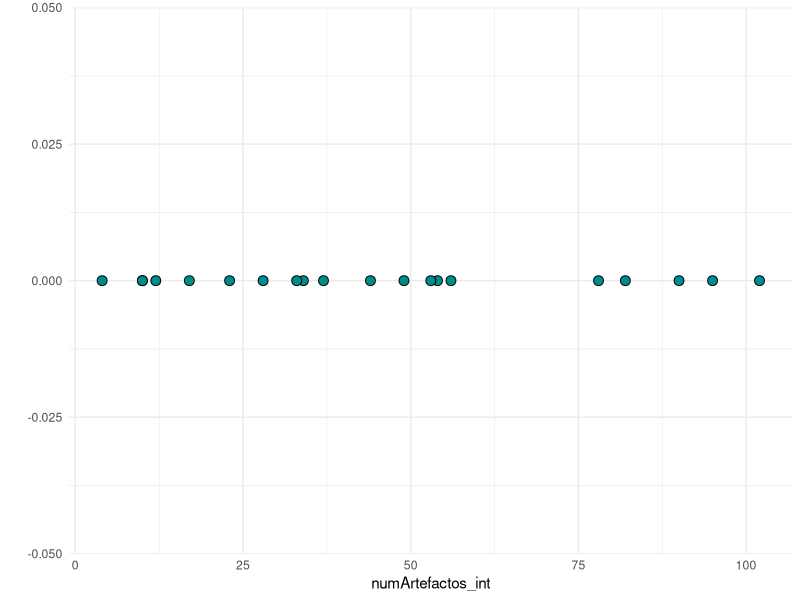

The R script that drew this image:
#Ej.1
numArtefactos<- c(17, 54, 10, 34, 90, 33, 49, 82, 12, 23, 56, 78, 44, 102, 10, 53, 4, 28, 37, 95)
  #¿Cómo almacena los valores numéricos: integer o double?double
  #Transforma el tipo de dato a número entero llamando al objeto ‘numArtefactos_int’. 
numArtefactos_int <- as.integer(numArtefactos)
#Ej.2. Calcula la media del objeto ‘numArtefactos_int’. 
numArtefactos_int=as.integer(numArtefactos)
 mean(numArtefactos_int)
#Ej. 3.Calcula la mediana del objeto ‘numArtefactos_int’. Define brevemente la mediana: concepto y cálculo.
median(numArtefactos_int)
#Ej.4 Calcula la moda del objeto ‘numArtefactos_int’. 
unique(numArtefactos_int)
tabulate(numArtefactos_int,nbins = 102)
match(10,numArtefactos_int)
Mode<-function(x)
  {u<-unique(x)
  tab<-tabulate(match(x, u))
  u[tab==max(tab)]
}
#opcon 2
moda2<-function(x){return(x)
tab<-tabulate(match(x, u))
u[tab==max(tab)]
}
#Ej.5 Calcula el número de veces que se repite el valor correspondiente con la moda.
frecuencias<-table(numArtefactos_int)
frecuencias.ordenadas<-frecuencias[order(frecuencias,decreasing=TRUE)]
frecuencias.ordenadas
#Ej.6 Calcula los cuartiles del objeto ‘numArtefactos_int’.
    # Un cuartil es una medida de distribucion
quantile(numArtefactos_int)

#Ej.7Calcula el rango intercuartílico del objeto ‘numArtefactos_int’. Interpreta elresultado
iqr_numArtefactos_int <- IQR(numArtefactos_int)

#Ej.8 Calcula el rango del objeto ‘numArtefactos_int’. Almacena el rango en un vector denominado ‘rango_artefactos’.
rango_artefactos <- range(numArtefactos_int)
rango_artefactos<-diff(range(numArtefactos_int))
rango_artefactos

#Ej.9. Calcula la varianza del objeto ‘numArtefactos_int’. Emplea 2 funciones para su cálculo.
var(numArtefactos_int) #Resultado=[1] 927.1026

#Ej.10Calcula la desviación estándar del objeto ‘numArtefactos_int’. Emplea 2 funciones para su cálculo.
desviacion_estandar <- sd(numArtefactos_int)
desviacion_estandar #[1] 30.44836
#otra opcion
desv_estandar <- sd(numArtefactos_int) #[1] 30.44836

#Ej.11.¿En qué se diferencia la desviación estándar de la varianza?
#ambos conceptos muestran si los valores se encuentran más o menos cercanos a las medidas de posición. Los he he encontrado de la desviación estándar, es que es la raíz cuadrada positiva de la varianza; y la la varianza es el promedio de las distancias al cuadrado que van desde las observaciones a la media.

#Ej.12.Visualiza gráficamente de manera horizontal la dispersión del objeto‘numArtefactos_int’.
library(ggplot2)
ggplot(data.frame(numArtefactos_int), aes(x=numArtefactos_int, y=0)) + 
  geom_point(size=3, shape=21, fill="darkcyan", color="black") +
  ylab("")+theme_minimal()  #+ theme_minimal(). sirve para ponerla como mas "minimalista" por asi decirlo. Si no, se ve con los cuadados grises grandes. 
   #Este gráfico muestra cada valor de 'numArtefactos_int' como un punto cyan en la línea horizontal. Podemos ver con el la distribución de los datos y la dispersión alrededor de la línea horizontal.
    #geom_point() es una función en el paquete ggplot2 de R que permite agregar puntos a un gráfico. Los argumentos size, shape, fill y color son parámetros estéticos que controlan el tamaño, la forma, el color de relleno y el color del borde de los puntos, respectivamente. 
    #size: controla el tamaño de los puntos. En este caso, se establece en 3 unidades.
    #shape: controla la forma de los puntos. El valor 21 se refiere a un círculo con borde sólido y relleno.
    #fill: controla el color de relleno de los puntos. En este caso, se establece en "darkcyan", que es un tono oscuro de cian.
    #En resumen, estas opciones permiten personalizar la apariencia visual de los puntos en el gráfico de dispersión.

#Ej.13.Crea un vector llamado ‘vector3’ a partir de la siguiente secuencia de valores ’21, 45, 33, 98, 34, 90, 67, 87, 45, 11, 73, 38, 28, 15, 50, 57, 12, 87, 29, 1’
  #Esta función no hace falta ni que la explique, ya que la llevamos haciento tela de tiempo jaja. pero por si acaso: el vector3  contiene la secuencia de valores que le hemos dicho. Se puede usar este vector para realizar cálculos o para gráficar los datos.
vector3 <- c(21, 45, 33, 98, 34, 90, 67, 87, 45, 11, 73, 38, 28, 15, 50, 57, 12, 87, 29, 1)

#Ej.14.Calcula el coeficiente de variación de los objetos: 1)‘numArtefactos_int’ y 2) ‘vector3’. Emplea 2 funciones para su cálculo. Compara e interpreta los resultados.
       

 #El coeficiente de variación es una medida de dispersión relativa que se utiliza para comparar la variabilidad de dos conjuntos de datos con diferentes unidades de medida. Se calcula como la desviación estándar dividida por la media y se expresa como un porcentaje. Aquí Galo, te muestro cómo calcular el coeficiente de variación de los objetos 'numArtefactos_int' y 'vector3'(jajaja):
                # Para numArtefactos_int
                cv_numArtefactos <- 100 * sd(numArtefactos_int) / mean(numArtefactos_int)
                cv_numArtefactos
                # Resultado: 66.84602
                
                # Para vector3
                cv_vector3 <- 100 * sd(vector3) / mean(vector3)
                cv_vector3
                # Resultado: 63.59067
          #Esto significa que el conjunto de datos 'numArtefactos_int' tiene una variabilidad relativa más alta que 'vector3'.

                
#Ej.15.Genera una tabla-resumen de los estadísticos descriptivos expuestos: media,mediana, desviación estándar etc.
                
    #Para generar una tabla-resumen de los estadísticos descriptivos de los objetos 'numArtefactos_int' y 'vector3', podemos utilizar la función summary(). Esta función proporciona un resumen estadístico para un conjunto de datos, incluyendo la media, la mediana, el rango, la desviación estándar y los cuartiles.
                # Para numArtefactos_int
                summary(numArtefactos_int)
                # Resultado:
                #    Min. 1st Qu.  Median    Mean 3rd Qu.    Max. 
                #   4.00   21.50   40.50   45.55   61.50  102.00 
                
                # Para vector3
                summary(vector3)
                # Resultado:
                #    Min. 1st Qu.  Median    Mean 3rd Qu.    Max. 
                #   1.00  26.25  41.50  46.05  68.50  98.000
               
#16.Calcula el coeficiente de asimetría del objeto ‘vector3’. Interpreta su resultado. Exponga ejemplos de distribuciones de variables con asimetría positiva y negativa y simétricas. Explique cada uno de estos escenarios.
 #Podemos calcular el coeficiente de asimetría del objeto 'vector3' utilizando la función skewness() :
                  
                library(e1071)
                skewness(vector3)
                # Resultado: [1] 0.3138528
                # El coeficiente de asimetría para 'vector3' es de 0.3138528. Un coeficiente de asimetría negativo indica que la distribución es ligeramente asimétrica hacia la izquierda, lo que significa que la cola de la distribución se extiende hacia la izquierda. En otras palabras, la mayoría de los valores se concentran en la parte derecha de la distribución y hay algunos valores bajos (a la izquierda) que se alejan de la mayoría de los valores. En este caso, la distribución parece ser aproximadamente simétrica pero ligeramente sesgada hacia la izquierda.        


#17.Calcula la curtosis del objeto ‘vector3’. ¿Qué tipo de curtosis se encuentra asociada al anterior objeto? Justifica tu respuesta. 















